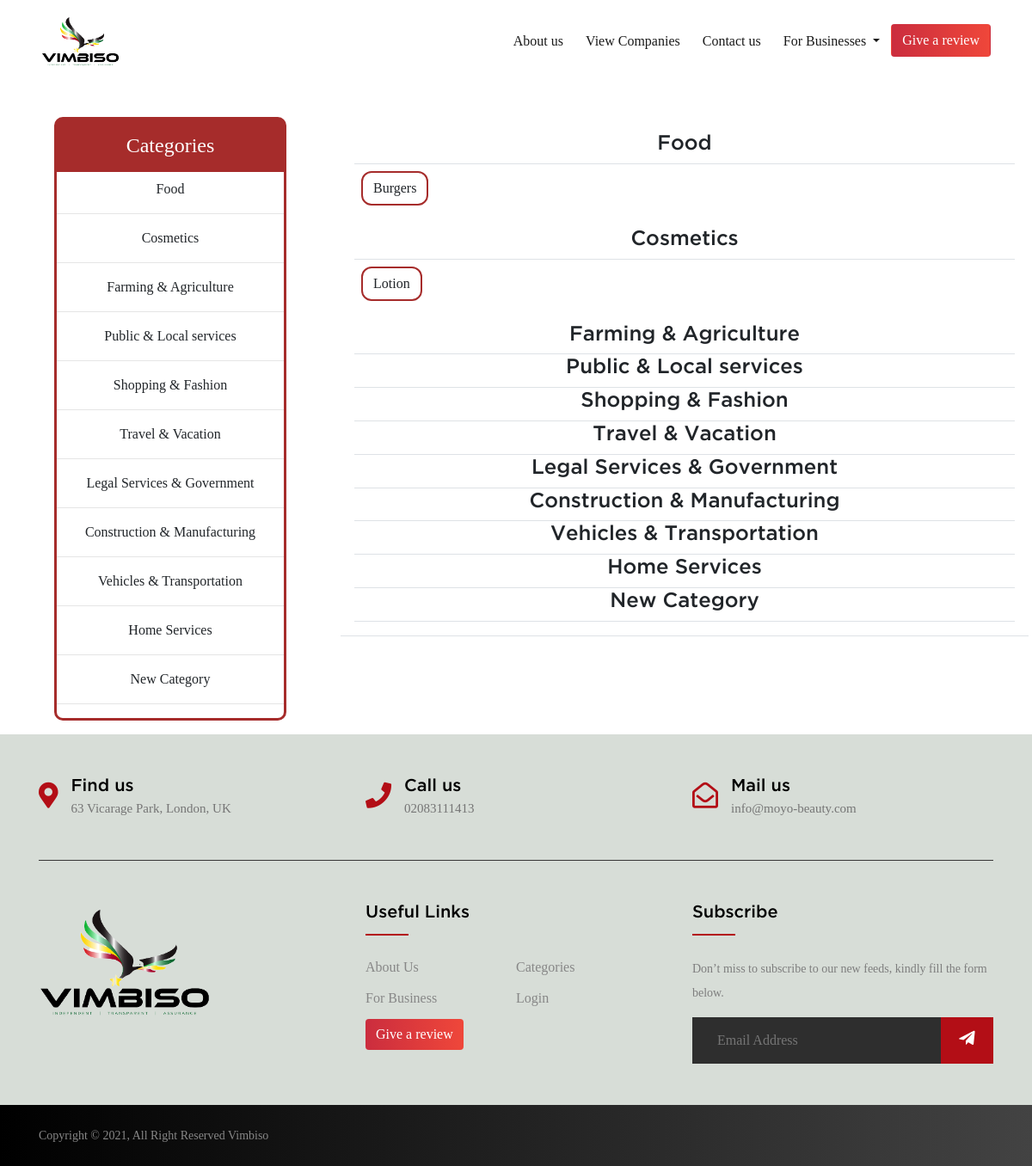
Page /categories/ on the committed database.
### vimbiso/models.py (models this page shows, shortened)
class Category(MPTTModel):
    name = models.CharField(max_length=200,unique=True)
    parent = TreeForeignKey(
        'self',
        blank=True,
        null=True,
        related_name='child',
        on_delete=models.CASCADE
    )
    class Meta:
        verbose_name_plural = "categories"

### vimbiso/views.py (the view)
# urls.py: path('categories/', categories, name='categories'),
def categories(request):
    context = {}
    context['categories'] = Category.objects.all()
    return render(request,'vimbiso/categories.html',context)

### vimbiso/templates/vimbiso/categories.html (shortened to what this page needs)
{% extends 'vimbiso/base.html' %}
{% load static %}
{% block content %}
<div class="container-fluid m-0 p-0">
        <div class="d-flex pt-4 mt-3">
            <div class="align-items-start flex-column col-3 mb-3 bg-white ml-5" style="height: auto;">
                <div class="justiy-content-center text-center" style="border:3px solid var(--red);border-radius:10px">
                    <h4 class="p-3" style="background-color:var(--red);color:white">Categories</h4>
                    {% for c in categories %}
                        {% if not c.parent %}
                        <p>{{c.name}}</p>
                        <hr>
                        {% endif %}
                    {% endfor %}
                </div>
            </div>
            <div class="align-items-end flex-column col-8 mb-3 bg-white ml-5" style="height: auto;">
                <div class="d-flex row p-3 border-bottom">
                    {% for c in categories %}
                        {% if not c.parent %}
                            <div class="d-flex justify-content-center col-12 align-items-center border-bottom">
                                    <h4><strong>{{c.name}}</strong></h4>
                            </div>
                        {% else %}
                                <div class="col-lg-4 col-sm-4 p-2">
                                    <p class="text-center btn" style="border:2px solid var(--red);border-radius:12px">{{c.name}}</p>
                                </div>
                        {% endif %}
                    {% endfor %}
                </div>
            </div>
        </div>
    </div>
{% endblock content %}

### static/css/style.css (style rules this page uses)
:root { --red: #a62c2b; --green: #296e01; --yellow: #fdcc0d; }
body { font-family: 'gotham'; overflow-x: hidden; }
:root { --star-size: 60px; --star-color: #fff; --star-background: #fc0; }

### rows in the picture
Category: name "Food"
Category: name "Cosmetics"
Category: name "Farming & Agriculture"
Category: name "Public & Local services"
Category: name "Shopping & Fashion"
Category: name "Travel & Vacation"
Category: name "Legal Services & Government"
Category: name "Construction & Manufacturing"
Category: name "Vehicles & Transportation"
Category: name "Home Services"
Category: name "New Category"
Category: name "Burgers"
Category: name "Lotion"
